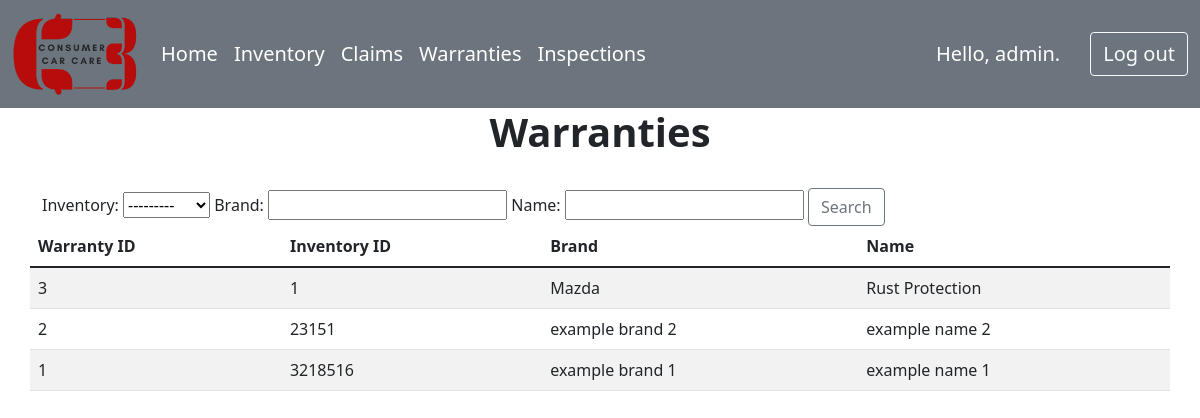
Screenshot of /warranties/ (signed in) with the database file from the repository.
### enterprises/models.py (models this page shows, shortened)
class Warranty(models.Model):
    inventory = models.ForeignKey(Inventory,on_delete=models.SET_NULL,null=True)
    brand = models.CharField(max_length=30)
    name = models.CharField(max_length=30)

class Inventory(models.Model):
    serialNumber = models.IntegerField()
    upcCode = models.IntegerField()
    name = models.CharField(max_length=30)
    dealership = models.ForeignKey(Dealership,on_delete=models.SET_NULL,null=True)
    def __str__(self):
        return(str(self.serialNumber))

### enterprises/views.py (the view)
# urls.py: path('warranties/', views.warranties, name='warranties'),
@login_required
def warranties(request):
    warrantiesList=Warranty.objects.order_by('inventory')
    myFilter = WarrantiesFilter(request.GET, queryset=warrantiesList)
    warrantiesList = myFilter.qs
    context={'warranties':warrantiesList, 'myFilter':myFilter}
    return render(request, 'enterprises/warranties.html', context)

### enterprises/templates/enterprises/warranties.html
{% extends "enterprises/base.html" %}
{% block content %}
<div class="container">
    <div class="row">
        <h1 style="font-weight: bold; text-align: center;">Warranties</h1>
    </div>
    <br>
    <div class="row">
        <div>
            <form>
                <div class="form-group">
                    {{myFilter.form}}
                <button class="btn btn-outline-secondary" type="submit">Search</button>
            </form>
        </div>
    </div>
    <table class="table table-striped">
    <thead>
        <tr>
            <th scope="col">Warranty ID</th>
            <th scope="col">Inventory ID</th>
            <th scope="col">Brand</th>
            <th scope="col">Name</th>
        </tr>
    </thead>
    <tbody>
        {% for warranty in warranties %}
            <tr>
                <td>{{warranty.pk}}</td>
                <td>{{warranty.inventory}}</td>
                <td>{{warranty.brand}}</td>
                <td>{{warranty.name}}</td>
            </tr>
        {% endfor %}
    </tbody>
</table>
</div>
{% endblock content %}

### enterprises/templates/enterprises/base.html (shortened to what this page needs)
<!DOCTYPE html>
<html lang="en">
<head>
    {% load static %}
    <link rel='stylesheet' href="{% static 'bootstrap/css/bootstrap.css' %}" >
</head>
<body>
    <nav class="navbar navbar-expand-lg navbar-light bg-secondary">
        <div class="container-fluid">
            <a class="navbar-brand" href="{% url 'enterprises:index'%}"><img src="/static/C3LogoSmall-50.png"  alt="C3 Logo"></a>
            <div class="collapse navbar-collapse" id="navbarNavAltMarkup">
                <ul class="navbar-nav">
                    <li class="nav-item ">
                      <a class="nav-link " style="font-size: 20px; color: white;" aria-current="page" href="{% url 'enterprises:index'%}">Home</a>
                    </li>
                    <li class="nav-item">
                      <a class="nav-link " style="font-size: 20px; color: white;" aria-current="page" href="{% url 'enterprises:inventory'%}">Inventory</a>
                    </li>
                    <li class="nav-item">
                      <a class="nav-link " style="font-size: 20px; color: white;" aria-current="page" href="{% url 'enterprises:claimsIndex'%}">Claims</a>
                    </li>
                    <li class="nav-item">
                      <a class="nav-link " style="font-size: 20px; color: white;" aria-current="page" href="{% url 'enterprises:warranties'%}">Warranties</a>
                    </li>
                    <li class="nav-item">
                      <a class="nav-link " style="font-size: 20px; color: white;" aria-current="page" href="{% url 'enterprises:inspections'%}">Inspections</a>
                    </li>
                  </ul>
            </div>
            {% if user.is_authenticated %}
                <p style="color: white; margin-top: 1rem; font-size: 20px;">Hello, {{ user.username }}. </p>
                <a href="{% url 'users:logout' %}"><button class="btn btn-outline-light" style="margin-left: 1.5em; font-size: 20px;">Log out</button></a>
            {% else %}
                <a href="{% url 'users:login' %}"><button class="btn btn-outline-light" style="margin-left: 1em; font-size: 20px;">Log in</button></a>
            {% endif %}
        </div>
    </nav>
</body>
</html>
    {% block content %}{% endblock content %}

### rows the page displays
Warranty: pk "3", inventory "1", brand "Mazda", name "Rust Protection"
Warranty: pk "2", inventory "23151", brand "example brand 2", name "example name 2"
Warranty: pk "1", inventory "3218516", brand "example brand 1", name "example name 1"

### other values shown
{{ user.username }} "admin"
